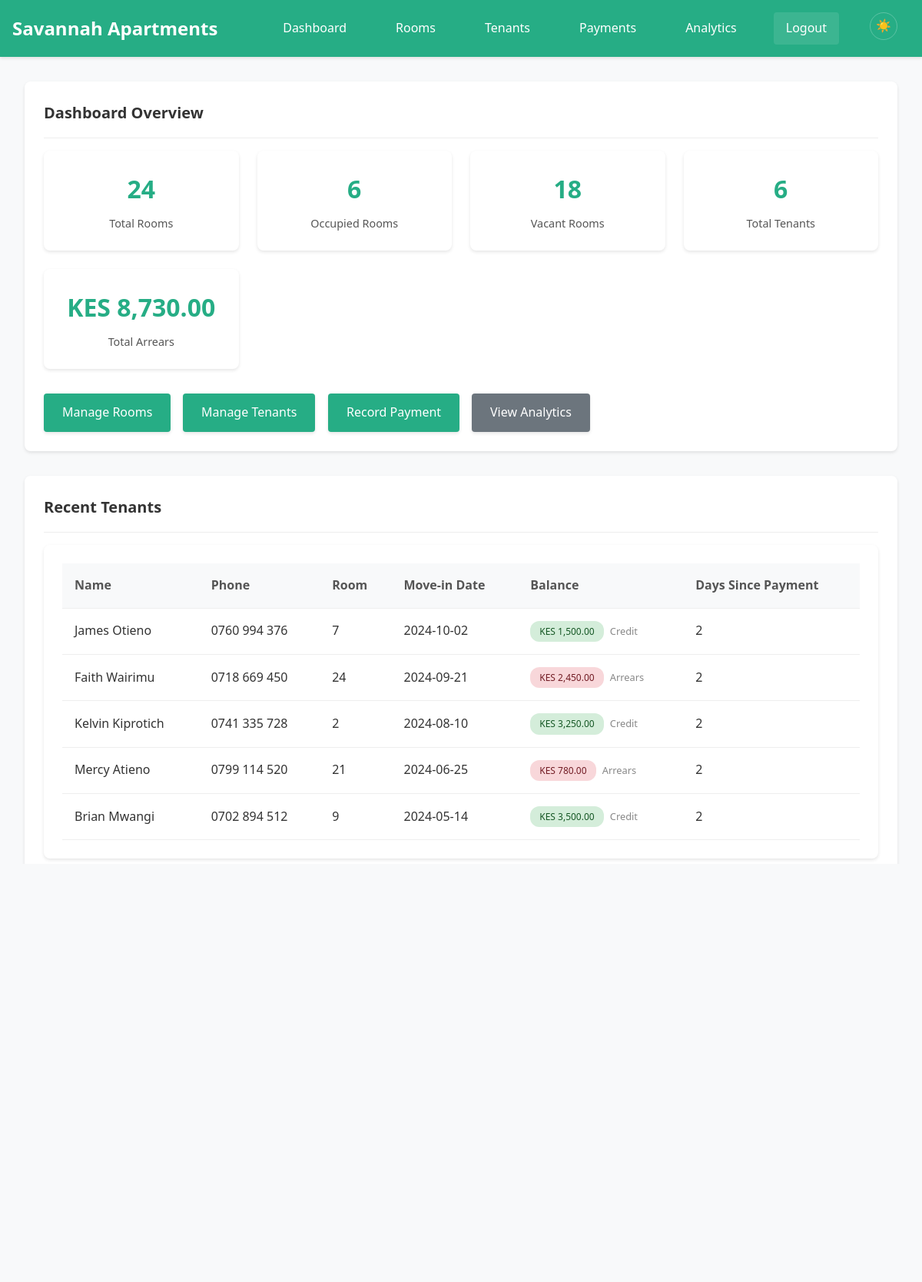
The page /dashboard (signed in) on the database as committed earlier.
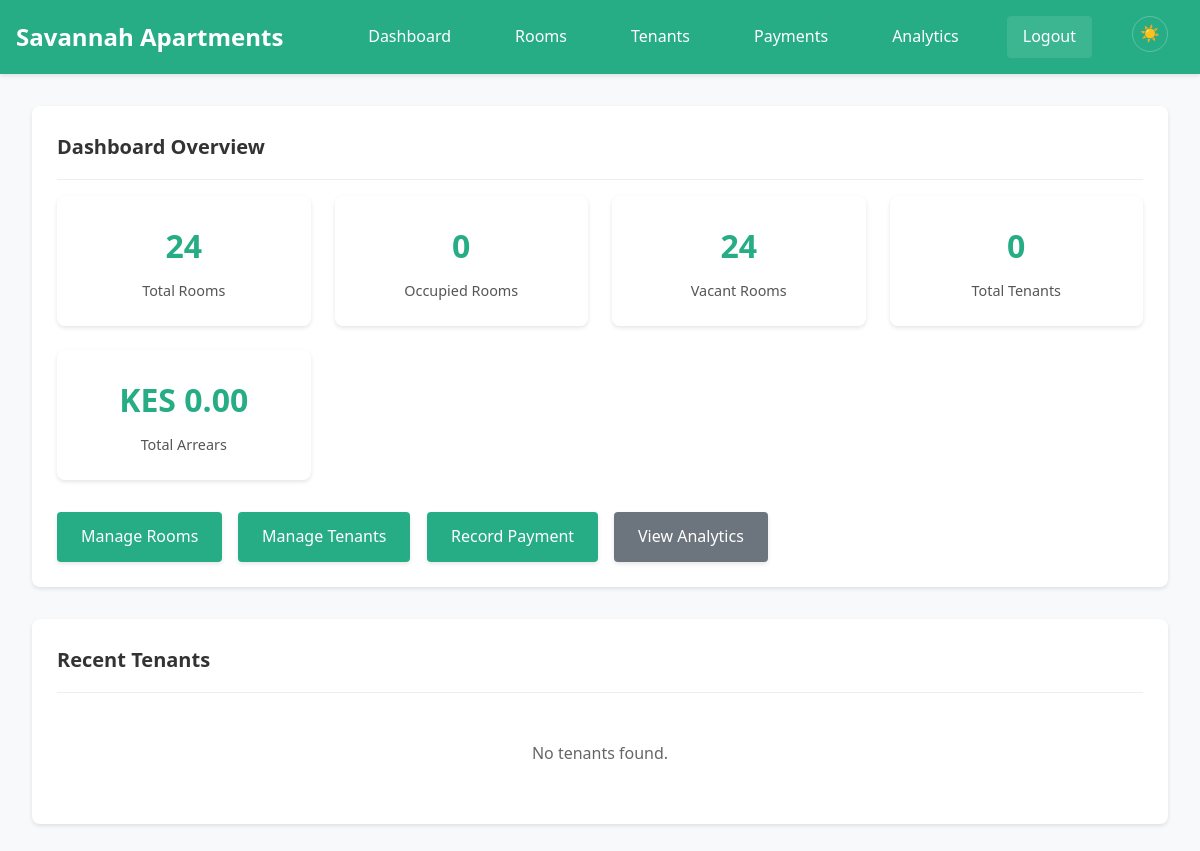
The same page on the database as committed later.
### tables this page shows
CREATE TABLE tenants (
            tenant_id INTEGER PRIMARY KEY AUTOINCREMENT,
            tenant_name TEXT NOT NULL,
            tenant_phone TEXT NOT NULL,
            room_id INTEGER,
            move_in_date DATE NOT NULL,
            balance REAL DEFAULT 0, credit_balance REAL DEFAULT 0, last_payment_date DATE, first_name TEXT, second_name TEXT, id_number TEXT, next_of_kin_name TEXT, next_of_kin_contact TEXT, relative_name TEXT, relative_id_number TEXT, relative_contact TEXT,
            FOREIGN KEY (room_id) REFERENCES rooms (room_id)
        );

### app.py (the view)
@app.route('/dashboard')
@login_required
def dashboard():
    conn = get_db_connection()
    total_rooms = conn.execute('SELECT COUNT(*) as count FROM rooms').fetchone()['count']
    occupied_rooms = conn.execute('SELECT COUNT(*) as count FROM rooms WHERE status = ?', ('occupied',)).fetchone()['count']
    vacant_rooms = total_rooms - occupied_rooms
    total_tenants = conn.execute('SELECT COUNT(*) as count FROM tenants').fetchone()['count']
    current_month = datetime.now().strftime('%Y-%m')
    arrears_data = conn.execute('''
        SELECT
            t.tenant_id,
            t.credit_balance,
            t.last_payment_date,
            r.monthly_rent,
            (
                SELECT COALESCE(SUM(p2.amount), 0)
                FROM payments p2
                WHERE p2.tenant_id = t.tenant_id
                  AND strftime('%Y-%m', p2.payment_date) = ?
            ) AS paid_this_month
        FROM tenants t
        LEFT JOIN rooms r ON t.room_id = r.room_id
    ''', (current_month,)).fetchall()
    total_arrears = 0
    for tenant in arrears_data:
        monthly_rent = tenant['monthly_rent'] if tenant['monthly_rent'] else 0
        effective_paid = (tenant['paid_this_month'] or 0) + (tenant['credit_balance'] or 0)
        arrears = max(0, monthly_rent - effective_paid)
        total_arrears += arrears
    current_month = datetime.now().strftime('%Y-%m')
    recent_tenants = conn.execute('''
        SELECT
            t.tenant_id,
            t.tenant_name,
            t.tenant_phone,
            t.move_in_date,
            t.credit_balance,
            t.last_payment_date,
            r.room_number,
            r.monthly_rent,
            COALESCE(p.total_payments, 0) as total_payments
        FROM tenants t
        LEFT JOIN rooms r ON t.room_id = r.room_id
        LEFT JOIN (
            SELECT tenant_id, SUM(amount) as total_payments
            FROM payments
            WHERE strftime('%Y-%m', payment_date) = ?
            GROUP BY tenant_id
        ) p ON t.tenant_id = p.tenant_id
        ORDER BY t.move_in_date DESC
        LIMIT 5
    ''', (current_month,)).fetchall()
    def compute_days_since(d):
        if not d:
            return None
        try:
            d0 = datetime.strptime(d, '%Y-%m-%d').date()
        except Exception:
            try:
                d0 = datetime.fromisoformat(d).date()
            except Exception:
                return None
        return (date.today() - d0).days
    enriched_recent = []
    for t in recent_tenants:
        item = dict(t)
        monthly_rent = t['monthly_rent'] or 0
        total_paid = t['total_payments'] or 0
        net_balance = total_paid - monthly_rent
        item['net_balance'] = net_balance
        if net_balance > 0:
            item['balance_status'] = 'credit'
        elif net_balance == 0:
            item['balance_status'] = 'paid'
        else:
            item['balance_status'] = 'arrears'
        item['days_since'] = compute_days_since(t['last_payment_date'])
        enriched_recent.append(item)
    stats = {
        'total_rooms': total_rooms,
        'occupied_rooms': occupied_rooms,
        'vacant_rooms': vacant_rooms,
        'total_tenants': total_tenants,
        'total_arrears': total_arrears
    }
    reminders = conn.execute('''
        SELECT
            t.tenant_id,
            t.tenant_name,
            t.last_payment_date,
            t.credit_balance,
            r.room_number,
            r.monthly_rent,
            (
                SELECT COALESCE(SUM(p2.amount), 0)
                FROM payments p2
                WHERE p2.tenant_id = t.tenant_id
                  AND strftime('%Y-%m', p2.payment_date) = strftime('%Y-%m', 'now')
            ) as paid_this_month
        FROM tenants t
        LEFT JOIN rooms r ON t.room_id = r.room_id
        ORDER BY t.tenant_name
    ''').fetchall()
    conn.close()
    def compute_days_since(d):
        if not d:
            return None
        try:
            d0 = datetime.strptime(d, '%Y-%m-%d').date()
        except Exception:
            try:
                d0 = datetime.fromisoformat(d).date()
            except Exception:
                return None
        return (date.today() - d0).days
    reminder_cards = []
    for r in reminders:
        rent = r['monthly_rent'] or 0
        effective_paid = (r['paid_this_month'] or 0) + (r['credit_balance'] or 0)
        amount_remaining = max(0, rent - effective_paid)
        if amount_remaining <= 0:
            continue  # fully paid, skip
        days_since = compute_days_since(r['last_payment_date'])
        if days_since is None:
            days_since = (date.today() - date.fromisoformat('1970-01-01')).days  # treat as very old/no payment
        if days_since <= 4:
            level = 'pending'
        elif days_since <= 13:
            level = 'warning'
        else:
            level = 'critical'
        reminder_cards.append({
            'tenant_name': r['tenant_name'],
            'room_number': r['room_number'],
            'amount_remaining': amount_remaining,
            'days_overdue': days_since,
            'level': level
        })
    for t in enriched_recent:
        if t['tenant_name'].lower() == 'eric onyango':
            assert t['monthly_rent'] == 15000, f"Eric Onyango rent should be 15000, got {t['monthly_rent']}"
            assert t['total_payments'] == 19000, f"Eric Onyango total_payments should be 19000, got {t['total_payments']}"
            assert t['net_balance'] == 4000, f"Eric Onyango net_balance should be 4000, got {t['net_balance']}"
            assert t['balance_status'] == 'credit', f"Eric Onyango balance_status should be credit, got {t['balance_status']}"
    return render_template('dashboard.html', stats=stats, recent_tenants=enriched_recent, reminders=reminder_cards)

### app.py (called while the page is built)
@app.template_filter('currency')
def currency_filter(value):
    if value is None:
        return "KES 0.00"
    return f"KES {value:,.2f}"

def get_db_connection():
    conn = sqlite3.connect(DATABASE, timeout=20.0)
    conn.row_factory = sqlite3.Row
    conn.execute('PRAGMA journal_mode=WAL')
    conn.execute('PRAGMA synchronous=NORMAL')
    conn.execute('PRAGMA cache_size=10000')
    conn.execute('PRAGMA temp_store=MEMORY')
    return conn

def login_required(f):
    @wraps(f)
    def decorated_function(*args, **kwargs):
        if 'logged_in' not in session:
            return redirect(url_for('login'))
        return f(*args, **kwargs)
    return decorated_function

### templates/dashboard.html (shortened to what this page needs)
{% extends "base.html" %}
{% block content %}
<div class="card">
    <div class="card-header">
        <h1 class="card-title">Dashboard Overview</h1>
    </div>
    <div class="stats-grid">
        <div class="stat-card">
            <div class="stat-number">{{ stats.total_rooms }}</div>
            <div class="stat-label">Total Rooms</div>
        </div>
        <div class="stat-card">
            <div class="stat-number">{{ stats.occupied_rooms }}</div>
            <div class="stat-label">Occupied Rooms</div>
        </div>
        <div class="stat-card">
            <div class="stat-number">{{ stats.vacant_rooms }}</div>
            <div class="stat-label">Vacant Rooms</div>
        </div>
        <div class="stat-card">
            <div class="stat-number">{{ stats.total_tenants }}</div>
            <div class="stat-label">Total Tenants</div>
        </div>
        <div class="stat-card">
            <div class="stat-number">{{ stats.total_arrears|currency }}</div>
            <div class="stat-label">Total Arrears</div>
        </div>
    </div>
    <div style="display: flex; gap: 1rem; flex-wrap: wrap;">
        <a href="{{ url_for('rooms') }}" class="btn" data-loading="true">Manage Rooms</a>
        <a href="{{ url_for('tenants') }}" class="btn" data-loading="true">Manage Tenants</a>
        <a href="{{ url_for('payments') }}" class="btn" data-loading="true">Record Payment</a>
        <a href="{{ url_for('analytics') }}" class="btn btn-secondary" data-loading="true">View Analytics</a>
    </div>
</div>
<div class="card">
    <div class="card-header">
        <h2 class="card-title">Recent Tenants</h2>
    </div>
    {% if recent_tenants %}
    <div class="table-container">
        <table class="table">
            <thead>
                <tr>
                    <th>Name</th>
                    <th>Phone</th>
                    <th>Room</th>
                    <th>Move-in Date</th>
                    <th>Balance</th>
                    <th>Days Since Payment</th>
                </tr>
            </thead>
            <tbody>
                {% for tenant in recent_tenants %}
                <tr>
                    <td>{{ tenant.tenant_name }}</td>
                    <td>{{ tenant.tenant_phone }}</td>
                    <td>{{ tenant.room_number or 'No Room' }}</td>
                    <td>{{ tenant.move_in_date }}</td>
                    <td>
                        {% set abs_balance = tenant.net_balance|abs %}
                        <span class="status-badge
                            {% if tenant.balance_status == 'credit' %}status-positive
                            {% elif tenant.balance_status == 'arrears' %}status-negative
                            {% endif %}"
                            title="{{ tenant.balance_status|capitalize }}">
                            {{ abs_balance | currency }}
                        </span>
                        <small style="margin-left:4px; font-size:0.8em; color:#888;">
                            {{ tenant.balance_status|capitalize }}
                        </small>
                    </td>
                    <td>{{ tenant.days_since if tenant.days_since is not none else 'N/A' }}</td>
                </tr>
                {% endfor %}
            </tbody>
        </table>
    </div>
    {% else %}
    <p style="text-align: center; color: #666; padding: 2rem;">No tenants found.</p>
    {% endif %}
</div>
{% if reminders %}
<div class="card">
    <div class="card-header">
        <h2 class="card-title">Payment Reminders</h2>
    </div>
    <div class="table-container">
        <table class="table">
            <thead>
                <tr>
                    <th>Tenant</th>
                    <th>Room</th>
                    <th>Amount Remaining</th>
                    <th>Days Overdue</th>
                    <th>Status</th>
                </tr>
            </thead>
            <tbody>
                {% for r in reminders %}
                <tr>
                    <td>{{ r.tenant_name }}</td>
                    <td>{{ r.room_number or 'No Room' }}</td>
                    <td>{{ r.amount_remaining|currency }}</td>
                    <td>{{ r.days_overdue }}</td>
                    <td>
                        <span class="status-badge {% if r.level == 'pending' %}status-neutral{% elif r.level == 'warning' %}status-warning{% else %}status-negative{% endif %}">
                        </span>
                    </td>
                </tr>
                {% endfor %}
            </tbody>
        </table>
    </div>
</div>
{% endif %}
{% endblock %}

### templates/base.html (shortened to what this page needs)
<!DOCTYPE html>
<html lang="en">
<head>
    <link rel="stylesheet" href="{{ url_for('static', filename='css/style.css') }}">
</head>
<body>
    {% if session.logged_in %}
    <nav class="navbar">
        <div class="nav-container">
            <h1 class="nav-title"><a href="{{ url_for('dashboard') }}" style="color:inherit; text-decoration:none;">Savannah Apartments</a></h1>
            <div class="nav-links">
                <a href="{{ url_for('dashboard') }}" class="nav-link">Dashboard</a>
                <a href="{{ url_for('rooms') }}" class="nav-link">Rooms</a>
                <a href="{{ url_for('tenants') }}" class="nav-link">Tenants</a>
                <a href="{{ url_for('payments') }}" class="nav-link">Payments</a>
                <a href="{{ url_for('analytics') }}" class="nav-link">Analytics</a>
                <a href="{{ url_for('logout') }}" class="nav-link logout">Logout</a>
                <button id="themeToggle" class="theme-toggle" aria-label="Toggle theme" title="Toggle theme">
                    <span class="icon-sun" aria-hidden="true">☀️</span>
                </button>
            </div>
        </div>
    </nav>
    {% endif %}
    <main class="main-content">
        {% block content %}{% endblock %}
    </main>
</body>
</html>

Rows that differ between the two databases and show on the page:
removed tenants: tenant_name "James Otieno", tenant_phone "0760 994 376", room "7", move_in_date "2024-10-02", abs_balance "KES 1,500.00", balance_status "Credit", days_since "2", shown under "Recent Tenants"
removed tenants: tenant_name "Faith Wairimu", tenant_phone "0718 669 450", room "24", move_in_date "2024-09-21", abs_balance "KES 2,450.00", balance_status "Arrears", days_since "2"
removed tenants: tenant_name "Kelvin Kiprotich", tenant_phone "0741 335 728", room "2", move_in_date "2024-08-10", abs_balance "KES 3,250.00", balance_status "Credit", shown under "Recent Tenants"
removed tenants: tenant_name "Mercy Atieno", tenant_phone "0799 114 520", room "21", move_in_date "2024-06-25", abs_balance "KES 780.00", balance_status "Arrears", days_since "2"
removed tenants: tenant_name "Brian Mwangi", tenant_phone "0702 894 512", room "9", move_in_date "2024-05-14", abs_balance "KES 3,500.00", balance_status "Credit", days_since "2", shown under "Recent Tenants"
Other text that changed with them:
{{ stats.occupied_rooms }}: "6" → "0"
{{ stats.vacant_rooms }}: "18" → "24"
{{ stats.total_tenants }}: "6" → "0"
{{ stats.total_arrears|currency }}: "KES 8,730.00" → "KES 0.00"
text no longer shown: "Name Phone Room Move-in Date Balance Days Since Payment"
text now shown: "No tenants found."
